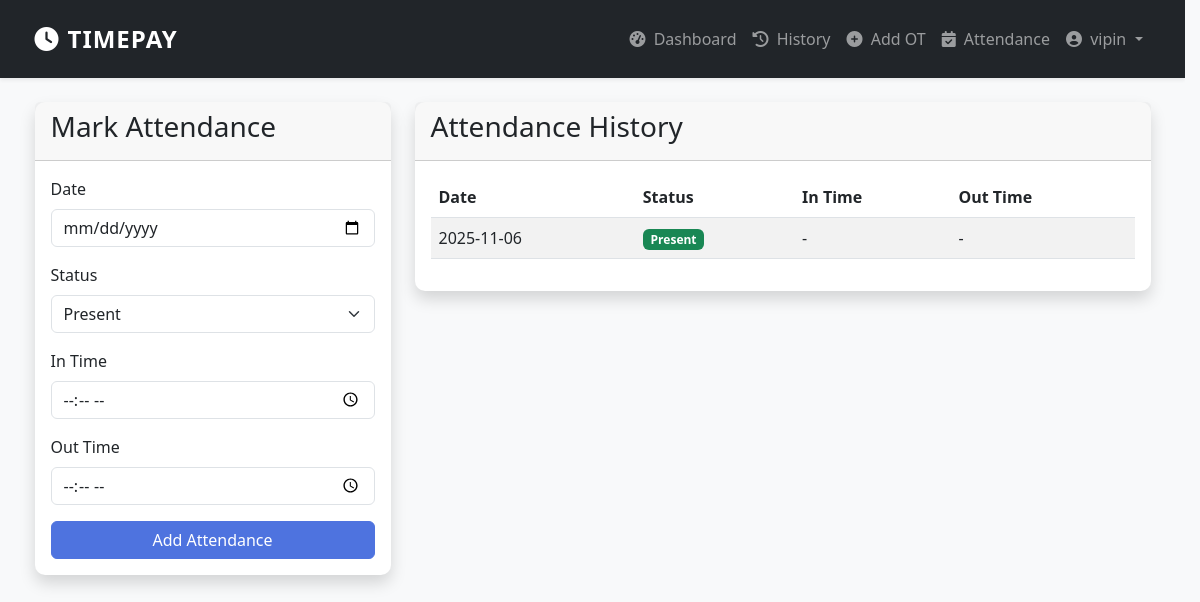
The app's page /attendance (signed in) with its own data.
### app/models.py (models this page shows, shortened)
class User(db.Model, UserMixin):
    id = db.Column(db.Integer, primary_key=True)
    username = db.Column(db.String(20), unique=True, nullable=False)
    email = db.Column(db.String(120), unique=True, nullable=False)
    password = db.Column(db.String(60), nullable=False)
    employee_id = db.Column(db.String(20), unique=True, nullable=True)
    designation = db.Column(db.String(50), nullable=True)
    department = db.Column(db.String(50), nullable=True)
    monthly_salary = db.Column(db.Float, nullable=False, default=0.0)
    ot_rate = db.Column(db.Float, nullable=False, default=0.0)
    is_admin = db.Column(db.Boolean, default=False)
    role = db.Column(db.String(20), nullable=False, default='user')
    is_blocked = db.Column(db.Boolean, default=False)
    created_at = db.Column(db.DateTime, nullable=False, default=datetime.utcnow)
    last_login = db.Column(db.DateTime, nullable=True)
    last_ip = db.Column(db.String(50), nullable=True)
    overtimes = db.relationship('Overtime', backref='author', lazy=True, cascade="all, delete-orphan")
    attendances = db.relationship('Attendance', backref='author', lazy=True, cascade="all, delete-orphan")

class Attendance(db.Model):
    id = db.Column(db.Integer, primary_key=True)
    date = db.Column(db.Date, nullable=False, default=datetime.utcnow)
    status = db.Column(db.String(20), nullable=False) # Present, Absent, Leave
    in_time = db.Column(db.Time, nullable=True)
    out_time = db.Column(db.Time, nullable=True)
    user_id = db.Column(db.Integer, db.ForeignKey('user.id'), nullable=False)

### app/routes.py (the view, shortened to what this page needs)
@app.route("/attendance", methods=['GET', 'POST'])
@login_required
def attendance():
    form = AttendanceForm()
    attendances = Attendance.query.filter_by(user_id=current_user.id).order_by(Attendance.date.desc()).all()
    return render_template('attendance.html', title='Attendance', form=form, attendances=attendances)

### app/forms.py
class AttendanceForm(FlaskForm):
    date = DateField('Date', validators=[DataRequired()])
    status = SelectField('Status', choices=[('Present', 'Present'), ('Absent', 'Absent'), ('Leave', 'Leave')], validators=[DataRequired()])
    in_time = TimeField('In Time', validators=[Optional()])
    out_time = TimeField('Out Time', validators=[Optional()])
    submit = SubmitField('Add Attendance')

### app/models.py (called while the page is built)
@login_manager.user_loader
def load_user(user_id):
    return User.query.get(int(user_id))

### app/routes.py (called while the page is built)
@app.after_request
def add_security_headers(response):
    response.headers['X-Content-Type-Options'] = 'nosniff'
    response.headers['X-Frame-Options'] = 'SAMEORIGIN'
    response.headers['X-XSS-Protection'] = '1; mode=block'
    return response

### app/templates/attendance.html (shortened to what this page needs)
{% extends "base.html" %}
{% block content %}
<div class="row">
    <div class="col-md-4 mb-4">
        <div class="card shadow">
            <div class="card-header">
                <h3>Mark Attendance</h3>
            </div>
            <div class="card-body">
                <form method="POST" action="">
                    <div class="mb-3">
                        {{ form.date.label(class="form-label") }}
                        {% if form.date.errors %}
                            {{ form.date(class="form-control is-invalid") }}
                            <div class="invalid-feedback">
                                {% for error in form.date.errors %}
                                    <span>{{ error }}</span>
                                {% endfor %}
                            </div>
                        {% else %}
                            {{ form.date(class="form-control", type="date") }}
                        {% endif %}
                    </div>
                    <div class="mb-3">
                        {{ form.status.label(class="form-label") }}
                        {% if form.status.errors %}
                            {{ form.status(class="form-select is-invalid") }}
                            <div class="invalid-feedback">
                                {% for error in form.status.errors %}
                                    <span>{{ error }}</span>
                                {% endfor %}
                            </div>
                        {% else %}
                            {{ form.status(class="form-select") }}
                        {% endif %}
                    </div>
                    <div class="mb-3">
                        {{ form.in_time.label(class="form-label") }}
                        {% if form.in_time.errors %}
                            {{ form.in_time(class="form-control is-invalid") }}
                            <div class="invalid-feedback">
                                {% for error in form.in_time.errors %}
                                    <span>{{ error }}</span>
                                {% endfor %}
                            </div>
                        {% else %}
                            {{ form.in_time(class="form-control", type="time") }}
                        {% endif %}
                    </div>
                    <div class="mb-3">
                        {{ form.out_time.label(class="form-label") }}
                        {% if form.out_time.errors %}
                            {{ form.out_time(class="form-control is-invalid") }}
                            <div class="invalid-feedback">
                                {% for error in form.out_time.errors %}
                                    <span>{{ error }}</span>
                                {% endfor %}
                            </div>
                        {% else %}
                            {{ form.out_time(class="form-control", type="time") }}
                        {% endif %}
                    </div>
                    <div class="d-grid">
                        {{ form.submit(class="btn btn-primary") }}
                    </div>
                </form>
            </div>
        </div>
    </div>
    <div class="col-md-8">
        <div class="card shadow">
            <div class="card-header">
                <h3>Attendance History</h3>
            </div>
            <div class="card-body">
                <div class="table-responsive">
                    <table class="table table-striped table-hover">
                        <thead>
                            <tr>
                                <th>Date</th>
                                <th>Status</th>
                                <th>In Time</th>
                                <th>Out Time</th>
                            </tr>
                        </thead>
                        <tbody>
                            {% for att in attendances %}
                            <tr>
                                <td>{{ att.date }}</td>
                                <td>
                                    {% if att.status == 'Present' %}
                                        <span class="badge bg-success">Present</span>
                                    {% elif att.status == 'Absent' %}
                                        <span class="badge bg-danger">Absent</span>
                                    {% else %}
                                        <span class="badge bg-warning text-dark">Leave</span>
                                    {% endif %}
                                </td>
                                <td>{{ att.in_time.strftime('%H:%M') if att.in_time else '-' }}</td>
                                <td>{{ att.out_time.strftime('%H:%M') if att.out_time else '-' }}</td>
                            </tr>
                            {% endfor %}
                        </tbody>
                    </table>
                </div>
            </div>
        </div>
    </div>
</div>
{% endblock %}

### app/templates/base.html (shortened to what this page needs)
<!DOCTYPE html>
<html lang="en">
<head>
    <link href="https://cdn.jsdelivr.net/npm/bootstrap@5.3.0/dist/css/bootstrap.min.css" rel="stylesheet">
    <link rel="stylesheet" href="https://cdnjs.cloudflare.com/ajax/libs/font-awesome/6.4.0/css/all.min.css">
    <link rel="stylesheet" href="https://cdn.jsdelivr.net/npm/flatpickr/dist/flatpickr.min.css">
    <link rel="stylesheet" href="{{ url_for('static', filename='css/style.css') }}">
</head>
<body>
    <nav class="navbar navbar-expand-lg navbar-dark bg-dark shadow-sm py-3">
        <div class="container">
            <a class="navbar-brand fw-bold text-uppercase" href="{{ url_for('dashboard') }}">
                <i class="fas fa-clock me-2"></i>TimePay
            </a>
            <div class="collapse navbar-collapse" id="navbarNav">
                <ul class="navbar-nav ms-auto align-items-center">
                    {% if current_user.is_authenticated %}
                        <li class="nav-item">
                            <a class="nav-link" href="{{ url_for('dashboard') }}"><i class="fas fa-tachometer-alt me-1"></i> Dashboard</a>
                        </li>
                        <li class="nav-item">
                            <a class="nav-link" href="{{ url_for('history') }}"><i class="fas fa-history me-1"></i> History</a>
                        </li>
                        <li class="nav-item">
                            <a class="nav-link" href="{{ url_for('add_ot') }}"><i class="fas fa-plus-circle me-1"></i> Add OT</a>
                        </li>
                        <li class="nav-item">
                            <a class="nav-link" href="{{ url_for('attendance') }}"><i class="fas fa-calendar-check me-1"></i> Attendance</a>
                        </li>
                        <li class="nav-item dropdown">
                            <a class="nav-link dropdown-toggle" href="#" id="navbarDropdown" role="button" data-bs-toggle="dropdown" aria-expanded="false">
                                <i class="fas fa-user-circle me-1"></i> {{ current_user.username }}
                            </a>
                        </li>
                    {% endif %}
                </ul>
            </div>
        </div>
    </nav>
    <div class="container mt-4">
        {% block content %}{% endblock %}
    </div>
</body>
</html>

### app/static/css/style.css (style rules this page uses)
html { scrollbar-gutter: stable; }
body { background-color: #f8f9fa; font-family: 'Segoe UI', Tahoma, Geneva, Verdana, sans-serif; }
.card { border: none; border-radius: 10px; transition: transform 0.2s; }
.navbar { box-shadow: 0 2px 4px rgba(0,0,0,.1); }
.navbar-brand { letter-spacing: 1px; font-size: 1.5rem; }
.nav-link { font-weight: 500; transition: color 0.3s ease; }
.btn-primary { background-color: #4e73df; border-color: #4e73df; }

### records on screen
User: username "vipin"
Attendance: date "2025-11-06", status "Present", in_time "-", out_time "-"
